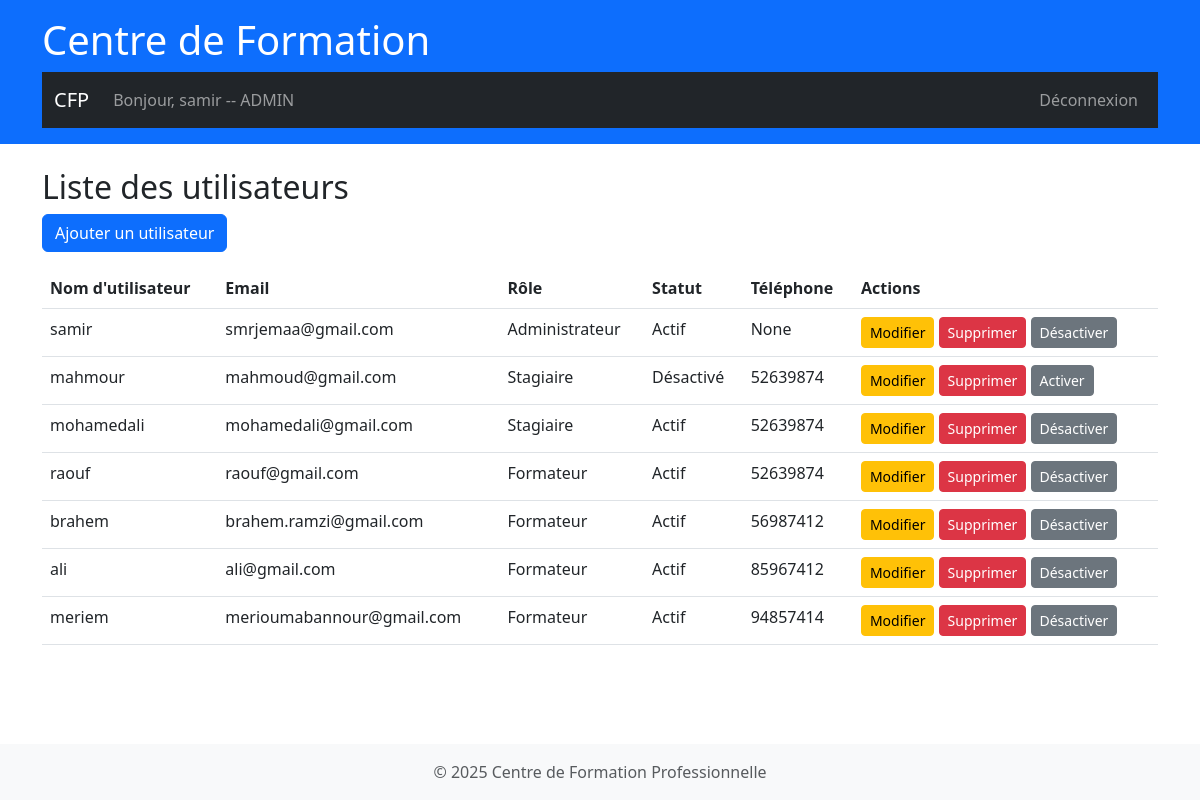
The app's page /utilisateur/ (signed in), older data.
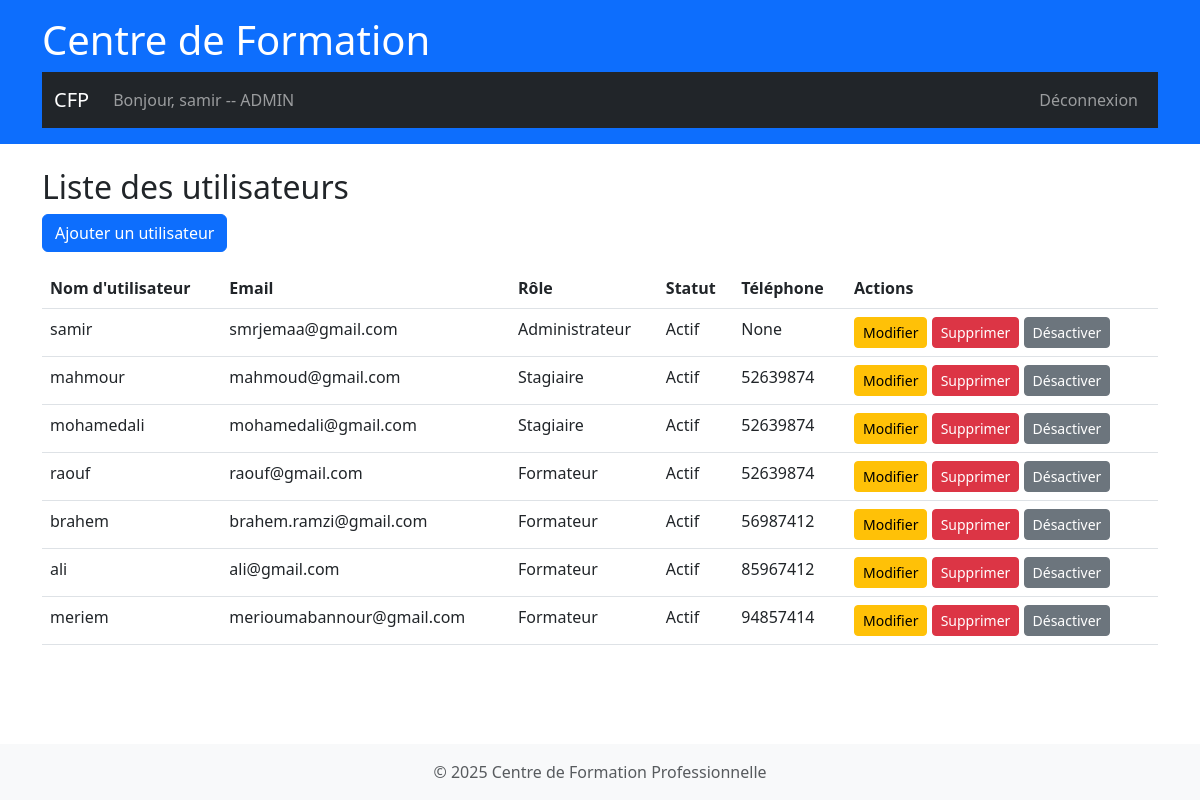
The same page, newer data.
### utilisateur/models.py (models this page shows, shortened)
class CustomUser(AbstractUser):
    ROLE_CHOICES = [
        ('ADMIN', 'Administrateur'),
        ('FORMATEUR', 'Formateur'),
        ('STAGIAIRE', 'Stagiaire'),
    ]
    role = models.CharField(max_length=20, choices=ROLE_CHOICES, default='STAGIAIRE')
    phone = models.CharField(max_length=20, blank=True, null=True)

### utilisateur/views.py (the view)
# urls.py: path('', views.utilisateur_list, name='utilisateur_list'),
@login_required
def utilisateur_list(request):
    utilisateurs = User.objects.all()
    return render(request, 'utilisateur/utilisateur_list.html', {'utilisateurs': utilisateurs})

### utilisateur/templates/utilisateur/utilisateur_list.html
{% extends 'base.html' %}
{% block content %}
<h2>Liste des utilisateurs</h2>
<a href="{% url 'utilisateur:utilisateur_create' %}" class="btn btn-primary">Ajouter un utilisateur</a>
<table class="table mt-3">
    <thead>
        <tr>
            <th>Nom d'utilisateur</th>
            <th>Email</th>
            <th>Rôle</th>
            <th>Statut</th>
            <th>Téléphone</th>
            <th>Actions</th>
        </tr>
    </thead>
    <tbody>
        {% for utilisateur in utilisateurs %}
        <tr>
            <td>{{ utilisateur.username }}</td>
            <td>{{ utilisateur.email }}</td>
            <td>{{ utilisateur.get_role_display }}</td>
            <td>{{ utilisateur.is_active|yesno:"Actif,Désactivé" }}</td>
            <td>{{ utilisateur.phone }}</td>
            <td>
                <a href="{% url 'utilisateur:utilisateur_update' utilisateur.pk %}" class="btn btn-warning btn-sm">Modifier</a>
                <a href="{% url 'utilisateur:utilisateur_delete' utilisateur.pk %}" class="btn btn-danger btn-sm">Supprimer</a>
                <a href="{% url 'utilisateur:toggle_active' utilisateur.pk %}" class="btn btn-secondary btn-sm">
                    {% if utilisateur.is_active %}Désactiver{% else %}Activer{% endif %}
                </a>
            </td>
        </tr>
        {% empty %}
        <tr>
            <td colspan="6">Aucun utilisateur trouvé.</td>
        </tr>
        {% endfor %}
    </tbody>
</table>
{% endblock %}

Row changes from the older to the newer data that the page shows:
changed CustomUser "mahmour": is_active "Désactivé" → "Actif"; is_active "Activer" → "Désactiver"
